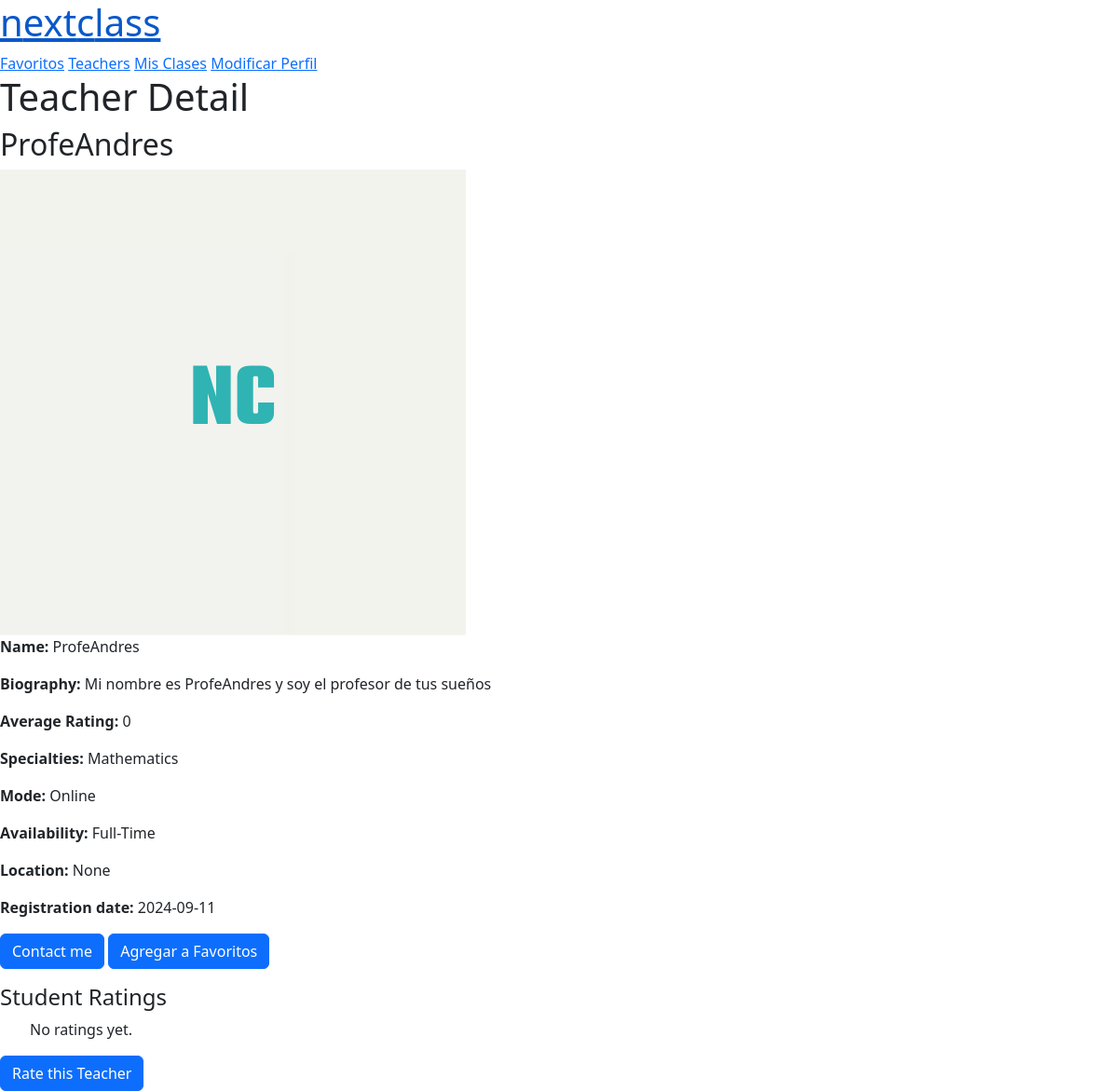
The app's page /teachers/1 (signed in), older data.
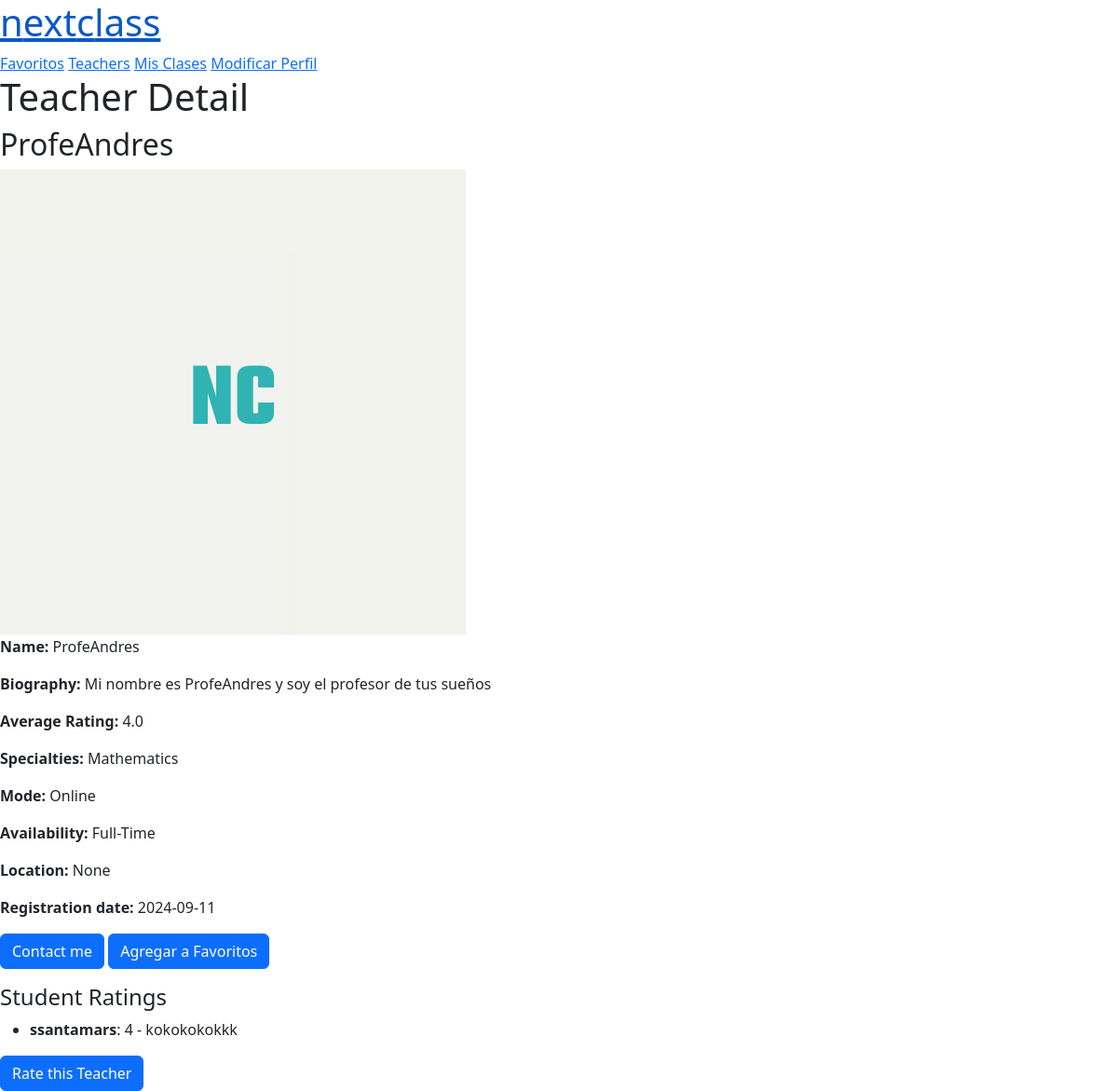
The same page, newer data.
### reviews/models.py (models this page shows)
class TeacherRating(models.Model):
    teacher = models.ForeignKey(Teacher, on_delete=models.CASCADE, related_name='ratings')
    student = models.ForeignKey(Student, on_delete=models.CASCADE)
    rating = models.PositiveIntegerField()
    comment = models.TextField(null=True, blank=True)
    created_at = models.DateTimeField(auto_now_add=True)
    class Meta:
        unique_together = ('teacher', 'student')  # Un estudiante solo puede calificar a un profesor una vez

### users/models.py (models this page shows, shortened)
class Student(models.Model):
    user = models.OneToOneField(User, on_delete=models.CASCADE)

class User(AbstractBaseUser, PermissionsMixin):
    user_id = models.AutoField(primary_key=True)
    name = models.CharField(max_length=255)
    username = models.CharField(max_length=150, unique=True)
    email = models.EmailField(unique=True)
    password = models.CharField(max_length=128)
    user_type = models.CharField(
        max_length=10,
        choices=UserType.choices
    )
    registration_date = models.DateTimeField(auto_now_add=True)
    profile_picture = models.ImageField(upload_to='profile_photos/', default='profile_photos/default_profile.png',
                                        null=True, blank=True)
    address = models.CharField(max_length=255, null=True, blank=True)
    profile_complete = models.BooleanField(default=False)
    is_active = models.BooleanField(default=True)
    is_staff = models.BooleanField(default=False)
    objects = UserManager()
    USERNAME_FIELD = 'username'
    REQUIRED_FIELDS = ['email', 'name']

### search/views.py (the view)
# urls.py: path('teachers/<int:teacher_id>', views.teachers_detail, name='teachers_detail'),
@login_required()
def teachers_detail(request, teacher_id):
    teacher = get_object_or_404(Teacher, id=teacher_id)
    ratings = teacher.ratings.all()
    return render(request, 'teachers_detail.html', {
        'teacher': teacher,
        'ratings': ratings,
        'average_rating': teacher.average_rating(),
    })

### users/models.py (called while the page is built)
    def average_rating(self):
        ratings = self.ratings.all()
        if ratings:
            return sum([rating.rating for rating in ratings]) / ratings.count()
        return 0

### search/templates/teachers_detail.html (shortened to what this page needs)
{% extends 'navbar.html' %}
{% block content %}
<!DOCTYPE html>
<html lang="en">
<head>
</head>
<body>
    <h1>Teacher Detail</h1>
    <h2>{{ teacher.user.username }}</h2>
    <img src="{{ teacher.user.profile_picture.url }}" alt="{{ teacher.user.username }}">
    <p><strong>Name:</strong> {{ teacher.user.name }}</p>
    <p><strong>Biography:</strong> {{ teacher.biography }}</p>
    <p><strong>Average Rating:</strong> {{ average_rating }}</p>
    <p><strong>Specialties:</strong> {{ teacher.get_specialties_display }}</p>
    <p><strong>Mode:</strong> {{ teacher.get_mode_display }}</p>
    <p><strong>Availability:</strong> {{ teacher.get_availability_display }}</p>
    <p><strong>Location:</strong> {{ teacher.user.address }}</p>
    <p><strong>Registration date:</strong> {{ teacher.user.registration_date|date:"Y-m-d" }}</p>
    <a class="btn btn-primary">Contact me</a>
    <a href="{% url 'add_favorite_teacher' teacher.id %}" class="btn btn-primary">Agregar a Favoritos</a>
    <h4>Student Ratings</h4>
    <ul>
        {% for rating in ratings %}
            <li><strong>{{ rating.student.user.username }}</strong>: {{ rating.rating }} - {{ rating.comment }}</li>
        {% empty %}
            <p>No ratings yet.</p>
        {% endfor %}
    </ul>
    <a href="{% url 'rate_teacher' teacher.id %}" class="btn btn-primary">Rate this Teacher</a>
</body>
</html>
{% endblock content %}

Row changes from the older to the newer data that the page shows:
added TeacherRating: student.user.username "ssantamars", rating "4", comment "kokokokokkk"
Text that changed along with them:
{{ average_rating }}: "0" → "4.0"
text no longer shown: "No ratings yet."
